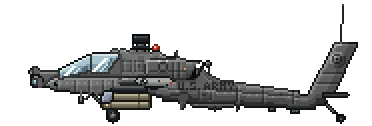
#> input picture entrance_gif_v5_final/assets/ApacheEBoss.png, 372 x 126 px, found by its file name; the run also reads 1 picture not shown here
$ python render_apache_e_v3.py
#> lines starting #> are read from the running program, lines starting #| are printed output that depends on the picture
"""AH-64E Guardian entrance preview, v3.

Shot list (different from the D's dive-in):
  1. The camera pans off the player to find the Guardian far out on the right, gliding in slow and nose down. It settles
     about 1500 px out. The FCR paints the player: the Guardian's own warning (cyan data-link style, TARGETED).
  2. Spike NLOS off the launcher from stand-off range. The camera rides with the missile: it leads the missile through
     the loft and over the top, then cuts to the Spike's seeker feed (EO, stepped FOV) for the terminal dive, and it
     whites out on impact.
  3. The explosion from the side, then a whip pan back to the Guardian. An MQ-1C and an RQ-7B (placeholder boxes for now)
     sweep past it from right to left, one over the rotor and one under the skids. Title card.

GIF only (no game code yet). Same sprites, offsets, rotor rates and light positions as the D renderer. Inputs are read
from assets/ next to this file, or from this file's own folder: the E sprites, CutsceneStripes.png, HumveeChinook_Glow.png.
Run: python3 render_apache_e_v3.py [out_dir]
"""
import math, os, random, sys
import numpy as np
from PIL import Image, ImageDraw, ImageFont

HERE = os.path.dirname(os.path.abspath(__file__))
AS = os.path.join(HERE, 'assets') if os.path.isdir(os.path.join(HERE, 'assets')) else HERE
OUT = sys.argv[1] if len(sys.argv) > 1 else os.path.join(HERE, 'out')
os.makedirs(OUT, exist_ok=True)
def L(n): return Image.open(os.path.join(AS, n)).convert('RGBA')
#> called with n = 'ApacheEBoss.png'
#> returned value is the input picture: PIL image 372x126 RGBA; mean R, G, B, A 21.4, 22, 21.8, 70
BODY, GUN, RADAR = L('ApacheEBoss.png'), L('ApacheEBoss_Gun.png'), L('ApacheEBoss_Radar.png')
#> call 3 of L, with n = 'ApacheEBoss_Radar.png'
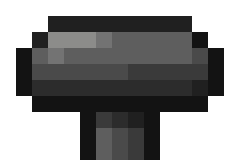
#> input picture entrance_gif_v5_final/assets/ApacheEBoss_Radar.png, 30 x 20 px, found by its file name (shown 8 times larger)
#> in L, returned value is the input picture: PIL image 30x20 RGBA; mean R, G, B, A 30, 30.9, 31.1, 144.5
TAIL, TAILB = L('ApacheEBoss_TailRotor.png'), L('ApacheEBoss_TailRotorBlur.png')
#> call 4 of L, with n = 'ApacheEBoss_TailRotor.png'
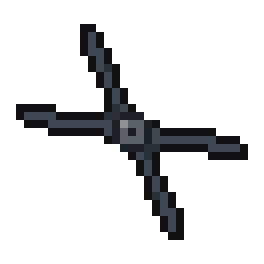
#> input picture entrance_gif_v5_final/assets/ApacheEBoss_TailRotor.png, 66 x 66 px, found by its file name (shown 4 times larger)
#> in L, returned value is the input picture: PIL image 66x66 RGBA; mean R, G, B, A 5.2, 5.9, 6.8, 39.1
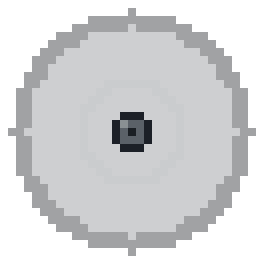
#> input picture entrance_gif_v5_final/assets/ApacheEBoss_TailRotorBlur.png, 66 x 66 px, found by its file name (shown 4 times larger)
#> in L, returned value is the input picture: PIL image 66x66 RGBA; mean R, G, B, A 26, 29.6, 34, 49.9
MAIN, MAINB = L('ApacheEBoss_MainRotor.png'), L('ApacheEBoss_MainRotorBlur.png')
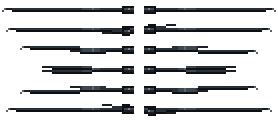
#> input picture entrance_gif_v5_final/assets/ApacheEBoss_MainRotor.png, 278 x 120 px, found by its file name
#> in L, returned value is the input picture: PIL image 278x120 RGBA; mean R, G, B, A 6.5, 7.3, 8.4, 52.5
#> (the run stopped early here; a loop or call above may not have finished)
